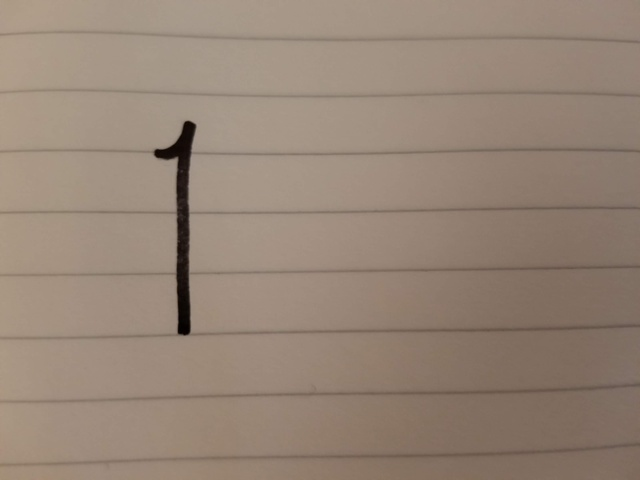
#> input picture data/001.jpg, 640 x 480 px
$ python clip.py data/001.jpg out.png
#> lines starting #> are read from the running program, lines starting #| are printed output that depends on the picture; after the words box and inside, x2 and y2 are one past the last pixel; in counts of white or black regions, pixels touching at a corner belong together
#> further down, im is the input picture: shape (480, 640, 3); mean B, G, R 118.1, 132.7, 150.4
#!/usr/bin/python

import sys
import cv2
import numpy as np

DEBUG_CLIP=False
OUTPUT_SIZE = (28, 28)
MARGIN = 60

def clip(im):
  gray = cv2.cvtColor(im, cv2.COLOR_RGB2GRAY)
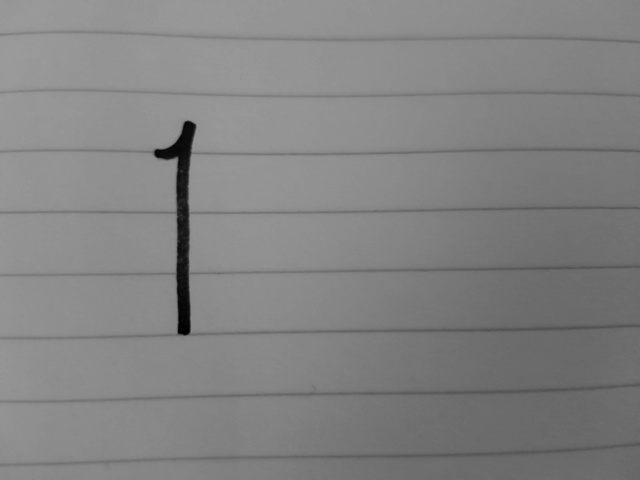
#> gray: shape (480, 640); min 0, max 155, mean 130.3
  ret, thresh = cv2.threshold(gray, 50, 255, cv2.THRESH_BINARY)
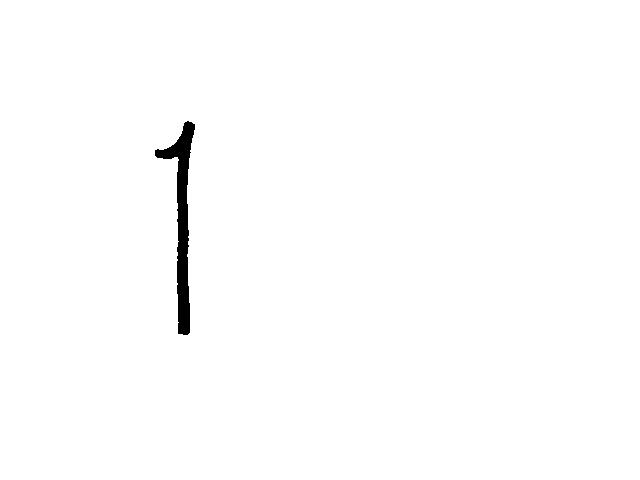
#> thresh: shape (480, 640); 99.2% white; 1 black region, box (x1, y1, x2, y2) and area: (155, 121, 195, 335) 2604
  # thresh = cv2.adaptiveThreshold(gray, 255, cv2.ADAPTIVE_THRESH_MEAN_C,\
  #                                cv2.THRESH_BINARY,11,2)
  neg = cv2.bitwise_not(thresh)
  kernel = np.ones((3,3),np.uint8)
  morph = cv2.morphologyEx(neg, cv2.MORPH_OPEN, kernel)
#> morph: shape (480, 640); 0.84% white; 1 white region, box (x1, y1, x2, y2) and area: (155, 122, 195, 335) 2595
  kernel = np.ones((15,15),np.uint8)
  dilate = cv2.dilate(morph, kernel, iterations=2)
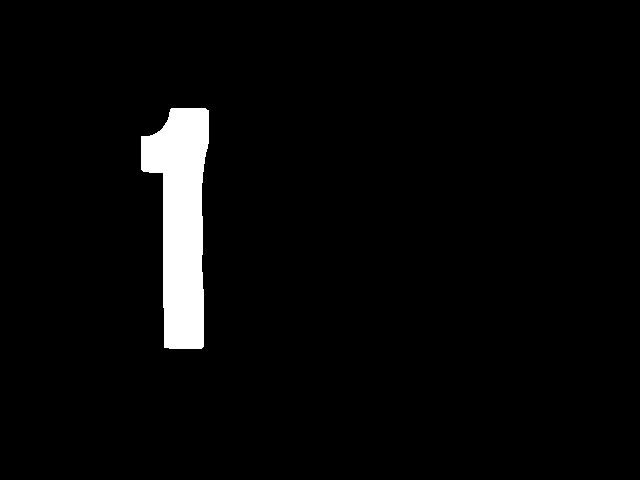
#> dilate: shape (480, 640); 3.5% white; 1 white region, box (x1, y1, x2, y2) and area: (141, 108, 209, 349) 10647
  x,y,w,h = cv2.boundingRect(dilate)
#> x = 141; y = 108; w = 68; h = 241

  x = x - MARGIN
#> x = 81
  w = w + MARGIN * 2
#> w = 188
  y = y - MARGIN
#> y = 48
  h = h + MARGIN * 2
#> h = 361

  if w > h:
    y = y - (w-h)/2
    h = w
  elif w < h:
    x = x - (h-w)/2
#> x = -5.5
    w = h
#> w = 361

  x = max(x, 0)
#> x = 0
  w = min(w, im.shape[1])
  y = max(y, 0)
  h = min(h, im.shape[0])

  clip = dilate[y:y+h, x:x+w]
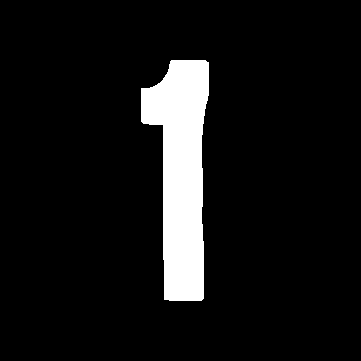
#> clip: shape (361, 361); 8.2% white; 1 white region, box (x1, y1, x2, y2) and area: (141, 60, 209, 301) 10647
  result = cv2.resize(clip, OUTPUT_SIZE)
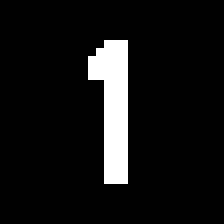
#> result: shape (28, 28) (shown 8 times larger); 7.8% white; 1 white region, box (x1, y1, x2, y2) and area: (11, 5, 16, 23) 61

  if DEBUG_CLIP:
    cv2.rectangle(im,(x,y),(x+w,y+h),(0,255,0),2)
    cv2.imshow('orig', im)
    cv2.imshow('gray', gray)
    cv2.imshow('thresh', thresh)
    cv2.imshow('morph', morph)
    cv2.imshow('dilate', dilate)
    cv2.imshow('result', result)
    cv2.waitKey()
    cv2.destroyAllWindows()

  return result

if __name__ == '__main__':
  if len(sys.argv) != 3:
    print('[USAGE] ' + sys.argv[0] + ' INFILE OUTFILE')
    exit(1)

  infile = sys.argv[1]
  outfile = sys.argv[2]

  im = cv2.imread(infile)

  clipped = clip(im)

  clipped.tofile(outfile)

  exit(0)
#> (the program exits here)
